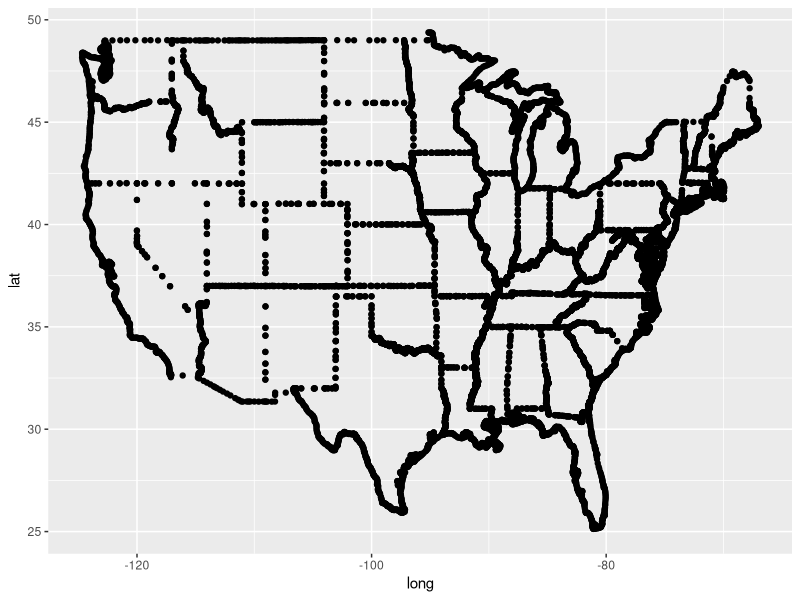
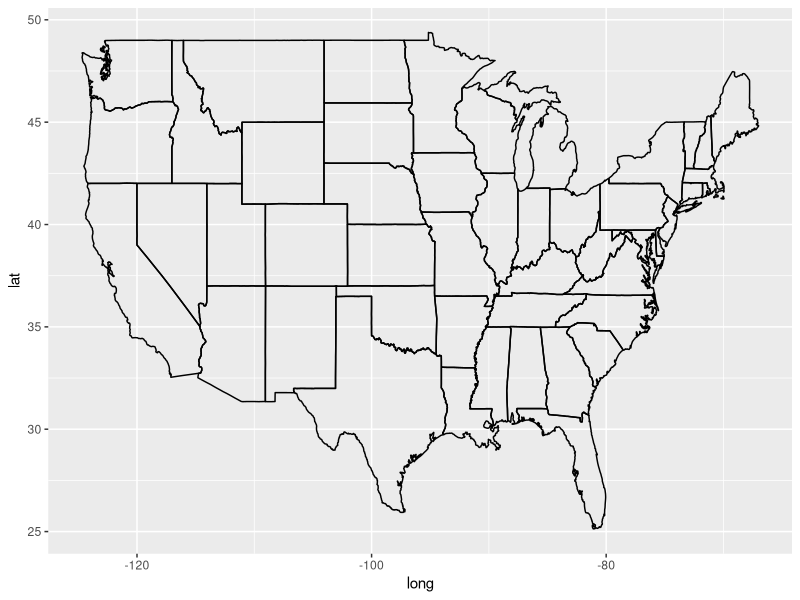
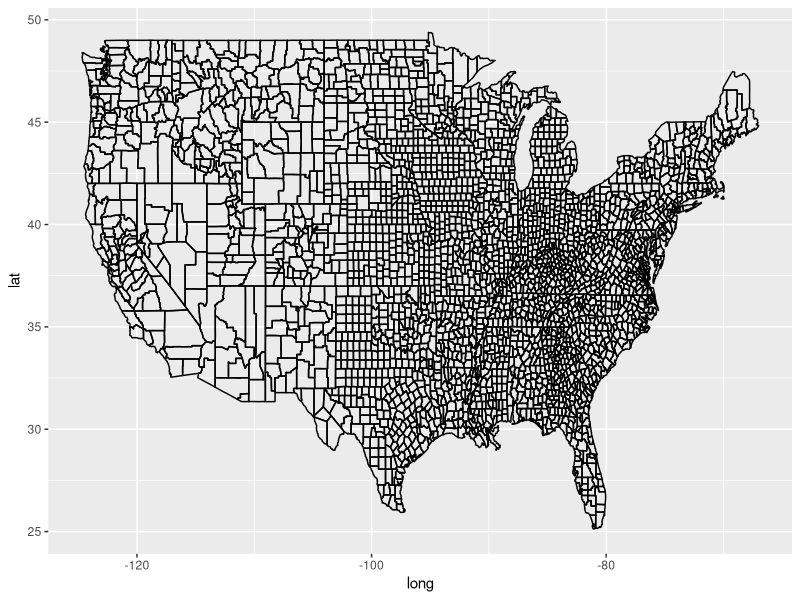
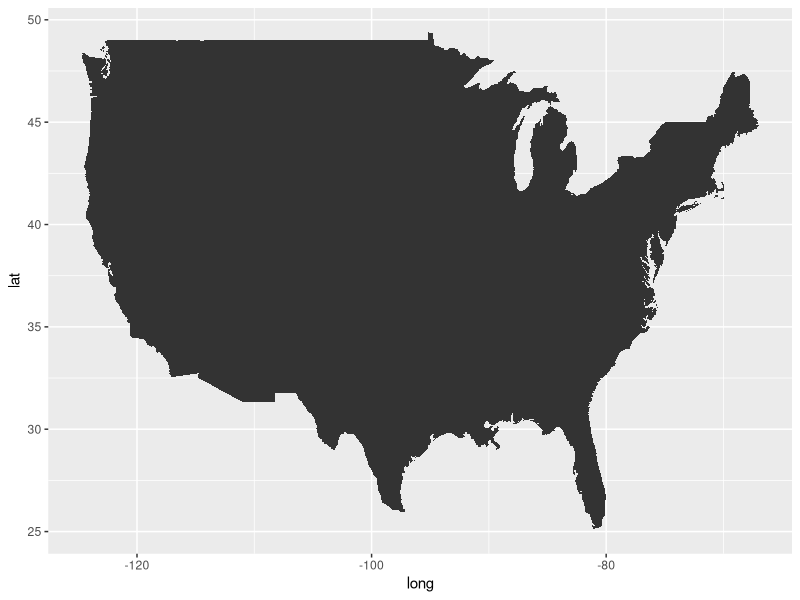
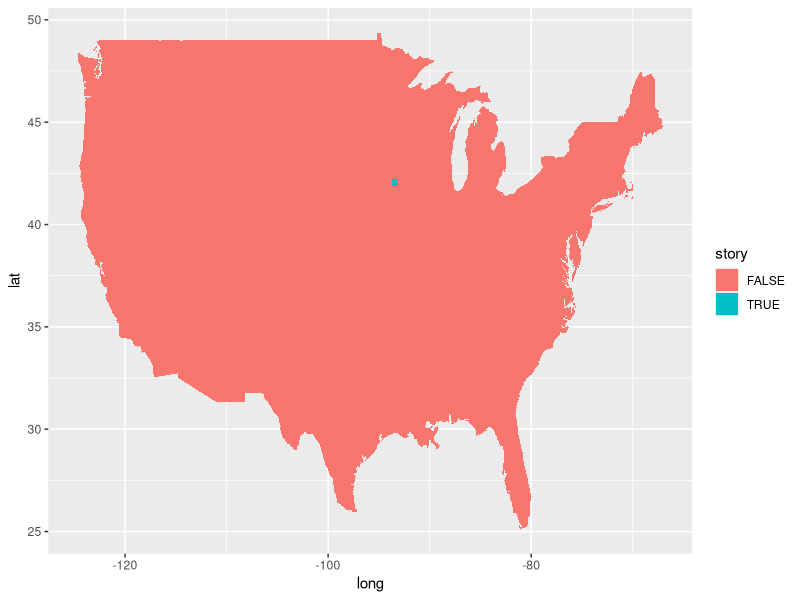
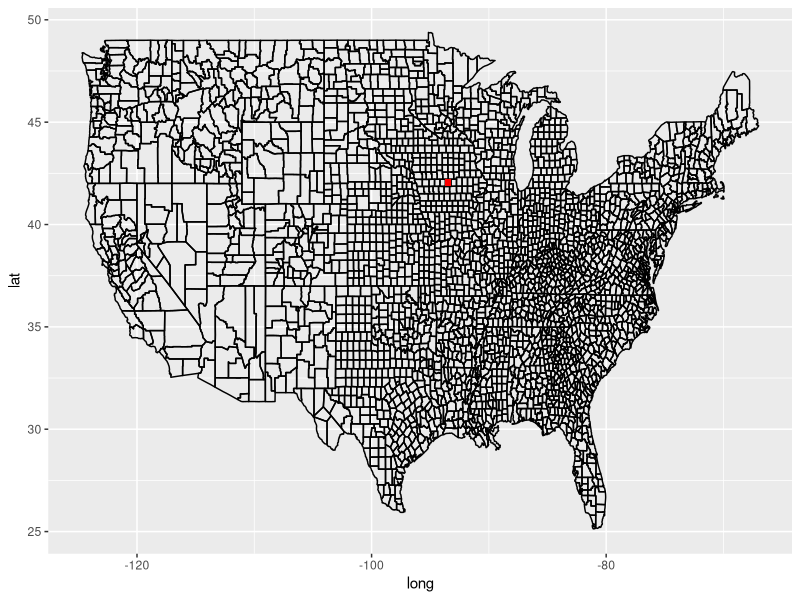
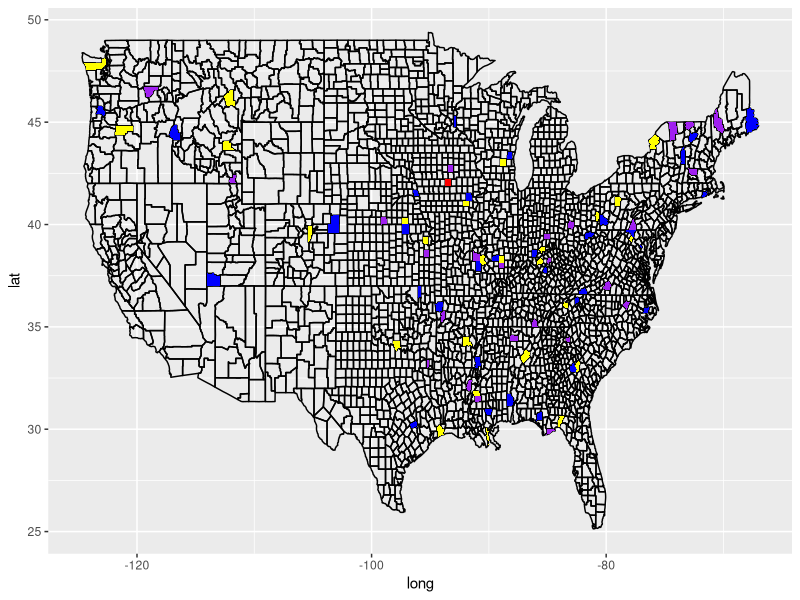

These charts were generated, in order, by the following R code: (Note: this script raises an error after producing the figures.)
## ---- chunk 1
knitr::opts_chunk$set(echo = TRUE, message = FALSE, warning = FALSE)
## ---- chunk 2
library(maps)
library(tidyverse)

states = map_data("state")

states %>% ggplot(aes(x = long, y = lat)) + geom_point()

states %>% ggplot(aes(x = long, y = lat)) + geom_path(aes(group = group))
## ---- chunk 3
counties = map_data("county")

counties %>% ggplot(aes(x = long, y = lat)) + geom_path(aes(group = group))

counties %>% ggplot(aes(x = long, y = lat)) + geom_polygon(aes(group = group))
## ---- chunk 4
counties1 = counties %>% mutate(story = (subregion == "story"))

counties1 %>% ggplot(aes(x = long, y = lat)) + geom_polygon(aes(group = group, fill = story))

counties %>% ggplot(aes(x = long, y = lat)) + geom_path(aes(group = group)) + 
  geom_polygon(data = counties1 %>% filter(story == TRUE), 
               aes(x = long, y = lat, group = group), fill = "red")
## ---- chunk 5
counties %>% ggplot(aes(x = long, y = lat)) + geom_path(aes(group = group)) + 
  geom_polygon(data = counties %>% filter(subregion == "story"), 
               aes(x = long, y = lat, group = group), fill = "red") + 
  geom_polygon(data = counties %>% filter(subregion == "washington"), 
               aes(x = long, y = lat, group = group), fill = "blue") + 
  geom_polygon(data = counties %>% filter(subregion == "jefferson"), 
               aes(x = long, y = lat, group = group), fill = "yellow") + 
  geom_polygon(data = counties %>% filter(subregion == "franklin"), 
               aes(x = long, y = lat, group = group), fill = "purple")
## ---- chunk 6
states = map_data("state")
data(fbi, package = "classdata")
fbi19 = fbi %>% filter(year == 2019)
fbi19$region = tolower(fbi19$state)
fbi.map = fbi19 %>% left_join(states, by = "region")

fbi.map %>% filter(type == "motor_vehicle_theft") %>% 
  ggplot(aes(x = long, y = lat, fill = count / population * 70000)) +
  geom_polygon(aes(group = group)) + 
  scale_fill_gradient2(
    low = "grey", 
    mid = "white", 
    high = "brown", 
    midpoint = .02
  )

## ---- chunk 7
p1 = mpg %>% filter(year == 2008) %>%
  ggplot(aes(x = cty, y = hwy, colour = cyl)) +
  geom_point()

p1

p2 = mpg %>% filter(year == 2008) %>%
  ggplot(aes(x = cty, y = hwy, colour = factor(cyl))) +
  geom_point()

p2 + scale_colour_brewer(palette = "Set1")
## ---- chunk 8
mpg %>% ggplot(aes(x = manufacturer)) + geom_bar() + 
  ggtitle("Bar plot of manufacturers") + 
  theme(axis.text.x = element_text(angle=45, vjust=1, hjust=1, size=10),
        axis.title.x = element_text(size=14, face="bold"),
        axis.ticks.y = element_blank(), 
        axis.text.y = element_blank(),
        plot.title = element_text(hjust = 0.5))
